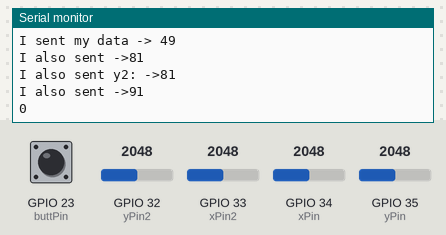
Simulated run of this sketch. Board: ESP32. Parts: the last lines printed to the serial monitor. The test bench sets the inputs (shaded band); at power-on: GPIO 32 (yPin2) = 2048, GPIO 33 (xPin2) = 2048, GPIO 34 (xPin) = 2048, GPIO 35 (yPin) = 2048, GPIO 23 (buttPin) LOW. A WiFi scan finds three made-up networks.

Above: at 3.2 s.
3.3 s: GPIO 32 (yPin2) set to 2866
At 4.02 s:
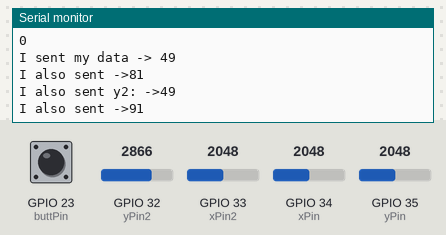
4.8 s: GPIO 33 (xPin2) set to 2866
At 4.83 s:
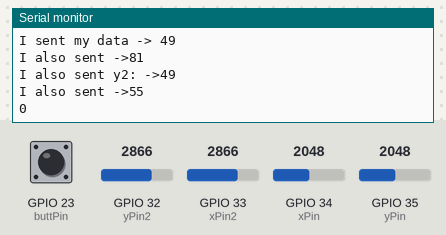
6.3 s: GPIO 34 (xPin) set to 2866
At 6.64 s:
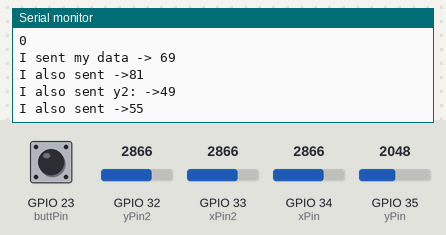
7.8 s: GPIO 35 (yPin) set to 2866
At 7.85 s:
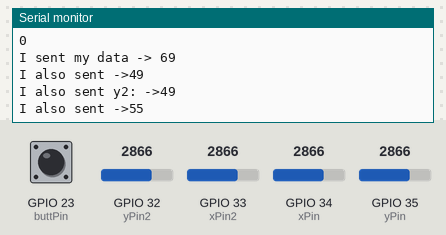
9.3 s: GPIO 23 (buttPin) pulled HIGH for 0.15 s
10.9 s: GPIO 32 (yPin2) set to 3972
At 11.88 s:
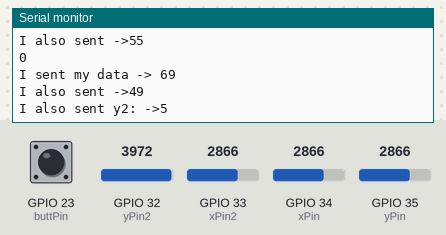
Timing chart, 0 to 13.4 s (numbered marks = the images above; inputs shaded):
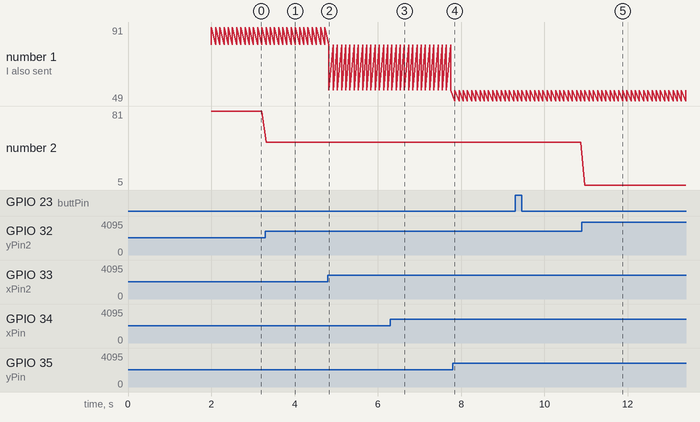

Measured:
- after the input at 3.3 s, the serial monitor: prints a new line at once (image 1)
- after the input at 4.8 s, the serial monitor: prints a new line at once (image 2)
- after the input at 6.3 s, the serial monitor: prints a new line at once (image 3)
- after the input at 7.8 s, the serial monitor: prints a new line after 0.05 s (image 4)
- after the input at 10.9 s, the serial monitor: prints a new line after 0.07 s (image 5)
- plotted number 1: 91 → 55 after the input at 4.8 s
- plotted number 2: 49 → 5 after the input at 10.9 s

The sketch:

armTransmitterRTOS.ino
```cpp
#include <esp_now.h>
#include <WiFi.h>

#define CHANNEL 1 //Channel for communcation between transmitter and reciever device
esp_now_peer_info_t slave; //store mac address of reciever

//Necessary Pin De
int xPin = 34, // x pin for controller 1
    yPin = 35, // y pin got controller 1
    xPin2 = 33,  // x pin for controller 2
    yPin2 = 32,
    buttPin = 23,
    buttStat, //y pin for contoller 2
    xPosition,
    yPosition,
    xPosition2, //position x controller 2
    yPosition2; //position y controller 2

//Data thats sent//
uint8_t data = 3;

typedef struct joyStickData{

  int xPos;
  int yPos;
  int xPos2;
  int yPos2;
  int buttPin;


}joyStickData;

joyStickData xData;


void setup() {


  Serial.begin(115200);
  WiFi.mode(WIFI_STA); //puts esp in station mode
  esp_now_init();      //initilizes ESP now
  esp_now_register_send_cb((esp_now_send_cb_t)OnDataSent);    //Call back function that runs everytime data is send
  ScanForSlave(); // WiFi.macAddress()
  esp_now_add_peer(&slave);

  pinMode(buttPin, INPUT_PULLDOWN);

  //pinMode(xPin,INPUT); //read joystick xPosition
  //pinMode(yPin,INPUT); //read joystick ypostion
  //pinMode(xPin2,INPUT);
  //pinMode(yPin2,INPUT);

}

void loop() {

  //Read joystick values
  xPosition = analogRead(xPin) /3;
  yPosition = analogRead(yPin) /3;

  xPosition2 = analogRead(xPin2) /3;
  yPosition2 = analogRead(yPin2) /3;

  buttStat = digitalRead(buttPin);


  //Map x-Postition of joystick to control angle of servo and store that into struct
  xData.xPos = map(xPosition,0,1365, 0, 100); //tip angle of servo originally 0-160

  xData.yPos = map(yPosition, 0, 1365, 160, 0 );

  xData.xPos2 = map(xPosition2, 0, 1365 , 180 , 0);

  xData.yPos2 = map(yPosition2, 0 , 1365 , 160,  0);

  xData.buttPin = buttStat;


  esp_now_send(slave.peer_addr,(uint8_t *) &xData, sizeof(xData)); //function that sends struct values to reciever


  delay(100);
}

// Function that scans for target reciever

void ScanForSlave() {
  int8_t scanResults = WiFi.scanNetworks();

  for (int i = 0; i < scanResults; ++i) {
    String SSID = WiFi.SSID(i);
    String BSSIDstr = WiFi.BSSIDstr(i);

    if (SSID.indexOf("RX") == 0) {

      int mac[6];
      if ( 6 == sscanf(BSSIDstr.c_str(), "%x:%x:%x:%x:%x:%x",  &mac[0], &mac[1], &mac[2], &mac[3], &mac[4], &mac[5] ) ) {
        for (int ii = 0; ii < 6; ++ii ) {
          slave.peer_addr[ii] = (uint8_t) mac[ii];
        }
      }

      slave.channel = CHANNEL; // pick a channel
      slave.encrypt = 0; // no encryption
      break;
    }
  }
}

// function that runs everytime data is sent
void OnDataSent(const uint8_t *mac_addr, esp_now_send_status_t status) {
  Serial.print("I sent my data -> ");
  Serial.println(xData.xPos);
  Serial.print("I also sent ->");
  Serial.println(xData.yPos);
  Serial.print("I also sent y2: ->");
  Serial.println(xData.yPos2);
   Serial.print("I also sent ->");
  Serial.println(xData.xPos2);
  Serial.println(xData.buttPin);
}
```
